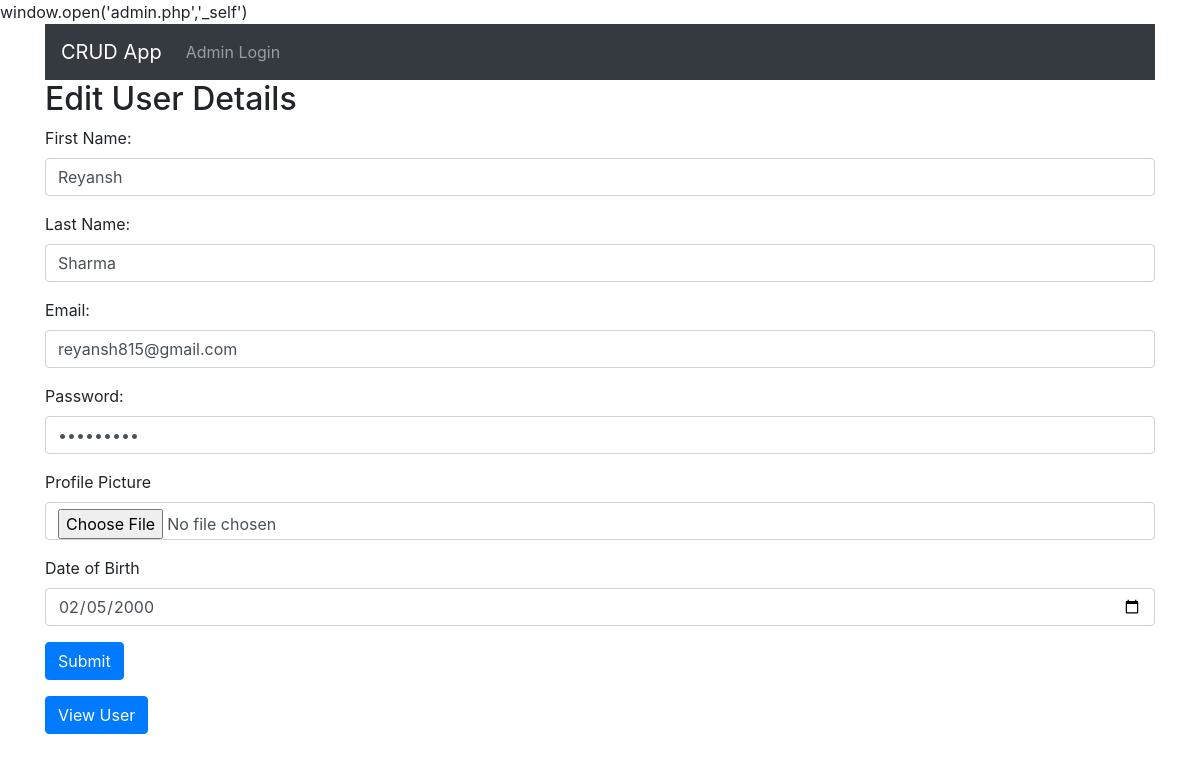
/edit_user.php?edit=16, run on the app's committed database.
### tables this page shows
CREATE TABLE `user` (
  `user_id` int(11) NOT NULL,
  `user_fname` varchar(255) NOT NULL,
  `user_lname` varchar(255) NOT NULL,
  `user_email` varchar(255) NOT NULL,
  `user_password` varchar(255) NOT NULL,
  `user_dob` date NOT NULL,
  `user_img` varchar(255) NOT NULL
);

### edit_user.php (the view, shortened to what this page needs)
<?php
    if(!isset($_SESSION['email'])){
        echo "<scrpit>window.open('admin.php','_self')</script>";
    }
?>
<!doctype html>
<html lang="en">
  <head>
    <link rel="stylesheet" href="https://stackpath.bootstrapcdn.com/bootstrap/4.3.1/css/bootstrap.min.css">
  </head>
  <body>
  <body>
<div class="container">
<?php require 'Partial/nav2.php'  ?>
  <h2>Edit User Details</h2>
  <?php
        include 'connect.php';
        if(isset($_GET['edit'])){
            $edit_id = $_GET['edit'];
            $select1 = "SELECT * FROM user WHERE user_id='$edit_id'";
            $runn = mysqli_query($conn, $select1);
            $row_user = mysqli_fetch_array($runn);
            $user_fname = $row_user["user_fname"];
            $user_lname = $row_user["user_lname"];
            $user_email = $row_user["user_email"];
            $user_password = $row_user["user_password"];
            $user_dob= $row_user["user_dob"];
       }
    ?>
  <form action="" method="post" enctype="multipart/form-data">
  <div class="form-group">
      <label >First Name:</label>
      <input type="text" class="form-control"  value="<?php  echo $user_fname; ?>" placeholder="First Name" name="user_fname">
    </div>
    <div class="form-group">
      <label >Last Name:</label>
      <input type="text" class="form-control" value="<?php  echo $user_lname; ?>" placeholder="Last Name" name="user_lname">
    </div>
    <div class="form-group">
      <label for="email">Email:</label>
      <input type="email" class="form-control"  value="<?php  echo $user_email; ?>" placeholder="Enter email" name="user_email">
    </div>
    <div class="form-group">
      <label for="pwd">Password:</label>
      <input type="password" class="form-control" value="<?php  echo $user_password; ?>" placeholder="Enter password" name="user_password">
    </div>
    <div class="form-group">
      <label >Profile Picture</label>
      <input type="file" class="form-control"  placeholder="Image" name="user_img">
    </div>
    <div class="mb-3">
        <label>Date of Birth</label>
        <input type="date" class="form-control" value="<?php  echo $user_dob; ?>" id="dob" name="user_dob">
    </div>
    <input type="submit" name="insert-btn" class="btn btn-primary"/>
  </form>
?><a class="btn btn-primary" href="view_user.php">View User</a>
</div>
</body>
  </body>
</html>

### data on the page
user: user_fname "Reyansh", user_lname "Sharma", user_email "reyansh815@gmail.com", user_dob "02/05/2000"
